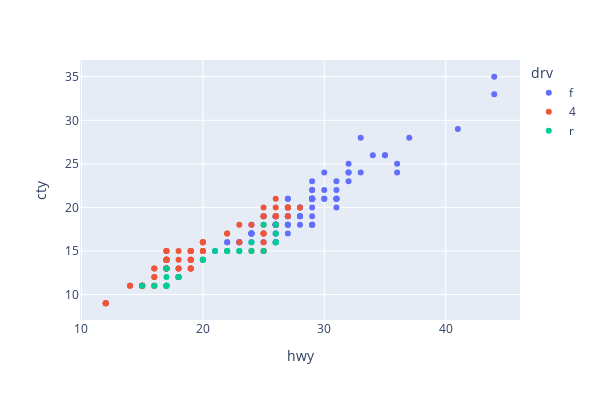

Source (notebook cell):
### Markdown cell above
------------------------------------------------------------------------

#### (알아 두면 좋아요) `plotly` 활용하기

**그래프 크기 조절하기**

### Code cell
px.scatter(data_frame = mpg, x = 'hwy', y = 'cty', color = 'drv',
           width = 600, height = 400)

### Figure 1 — Plotly figure (JSON) as saved in the notebook; plotly's stock layout.template omitted (floating-point values rounded to 4 significant figures)
{"data": [{"hovertemplate": "drv=f<br>hwy=%{x}<br>cty=%{y}<extra></extra>", "legendgroup": "f", "marker": {"color": "#636efa", "symbol": "circle"}, "mode": "markers", "name": "f", "orientation": "v", "showlegend": true, "type": "scatter", "x": [29, 29, 31, 30, 26, 26, 27, 27, 30, 26, 29, 26, 24, 24, 22, 22, 24, 24, 17, 22, 21, 23, 23, 33, 32, 32, 29, 32, 34, 36, 36, 29, 26, 27, 30, 31, 26, 26, 28, 26, 29, 28, 27, 24, 24, 24, 29, 27, 31, 32, 27, 26, 26, 25, 25, 26, 26, 27, 28, 25, 29, 27, 31, 31, 26, 26, 28, 27, 29, 31, 31, 26, 26, 27, 30, 33, 35, 37, 35, 29, 26, 29, 29, 24, 44, 29, 26, 29, 29, 29, 29, 23, 24, 44, 41, 29, 26, 28, 29, 29, 29, 28, 29, 26, 26, 26], "xaxis": "x", "y": [18, 21, 20, 21, 16, 18, 18, 19, 22, 18, 18, 17, 18, 17, 16, 16, 17, 17, 11, 15, 15, 16, 16, 28, 24, 25, 23, 24, 26, 25, 24, 21, 18, 18, 21, 21, 18, 18, 19, 19, 19, 20, 20, 17, 16, 17, 21, 19, 23, 23, 19, 19, 18, 19, 19, 18, 16, 17, 18, 16, 21, 21, 21, 21, 18, 18, 19, 21, 21, 21, 22, 18, 18, 18, 24, 24, 26, 28, 26, 21, 19, 21, 22, 17, 33, 21, 19, 22, 21, 21, 21, 16, 17, 35, 29, 21, 19, 20, 20, 21, 18, 19, 21, 16, 18, 17], "yaxis": "y"}, {"hovertemplate": "drv=4<br>hwy=%{x}<br>cty=%{y}<extra></extra>", "legendgroup": "4", "marker": {"color": "#EF553B", "symbol": "circle"}, "mode": "markers", "name": "4", "orientation": "v", "showlegend": true, "type": "scatter", "x": [26, 25, 28, 27, 25, 25, 25, 25, 24, 25, 23, 19, 14, 15, 17, 19, 18, 17, 17, 19, 19, 12, 17, 15, 17, 17, 12, 17, 16, 18, 15, 16, 12, 17, 17, 16, 12, 15, 16, 17, 15, 17, 19, 17, 19, 19, 17, 17, 17, 16, 16, 17, 15, 17, 22, 19, 20, 17, 12, 19, 18, 14, 15, 18, 18, 15, 17, 19, 19, 17, 17, 17, 20, 18, 25, 24, 27, 25, 26, 23, 26, 26, 26, 26, 25, 27, 25, 27, 20, 20, 19, 17, 20, 17, 15, 18, 20, 20, 22, 17, 19, 18, 20], "xaxis": "x", "y": [18, 16, 20, 19, 15, 17, 17, 15, 15, 17, 16, 14, 11, 11, 14, 15, 14, 13, 14, 14, 14, 9, 11, 11, 13, 13, 9, 13, 11, 13, 11, 12, 9, 13, 13, 12, 9, 11, 11, 13, 11, 14, 15, 14, 13, 13, 13, 14, 14, 13, 13, 13, 11, 13, 17, 15, 15, 14, 9, 14, 13, 11, 11, 12, 12, 11, 14, 13, 13, 13, 14, 15, 14, 12, 18, 18, 20, 19, 20, 18, 21, 19, 19, 19, 20, 20, 19, 20, 15, 16, 15, 15, 16, 14, 11, 13, 15, 16, 17, 15, 15, 15, 16], "yaxis": "y"}, {"hovertemplate": "drv=r<br>hwy=%{x}<br>cty=%{y}<extra></extra>", "legendgroup": "r", "marker": {"color": "#00cc96", "symbol": "circle"}, "mode": "markers", "name": "r", "orientation": "v", "showlegend": true, "type": "scatter", "x": [20, 15, 20, 17, 17, 26, 23, 26, 25, 24, 17, 17, 18, 26, 25, 26, 24, 21, 22, 23, 22, 20, 17, 16, 18], "xaxis": "x", "y": [14, 11, 14, 13, 12, 16, 15, 16, 15, 15, 11, 11, 12, 18, 18, 17, 16, 15, 15, 15, 15, 14, 11, 11, 12], "yaxis": "y"}], "layout": {"height": 400, "legend": {"title": {"text": "drv"}, "tracegroupgap": 0}, "margin": {"t": 60}, "width": 600, "xaxis": {"anchor": "y", "autorange": true, "domain": [0, 1], "range": [9.879, 46.12], "title": {"text": "hwy"}, "type": "linear"}, "yaxis": {"anchor": "x", "autorange": true, "domain": [0, 1], "range": [7.077, 36.92], "title": {"text": "cty"}, "type": "linear"}}}
